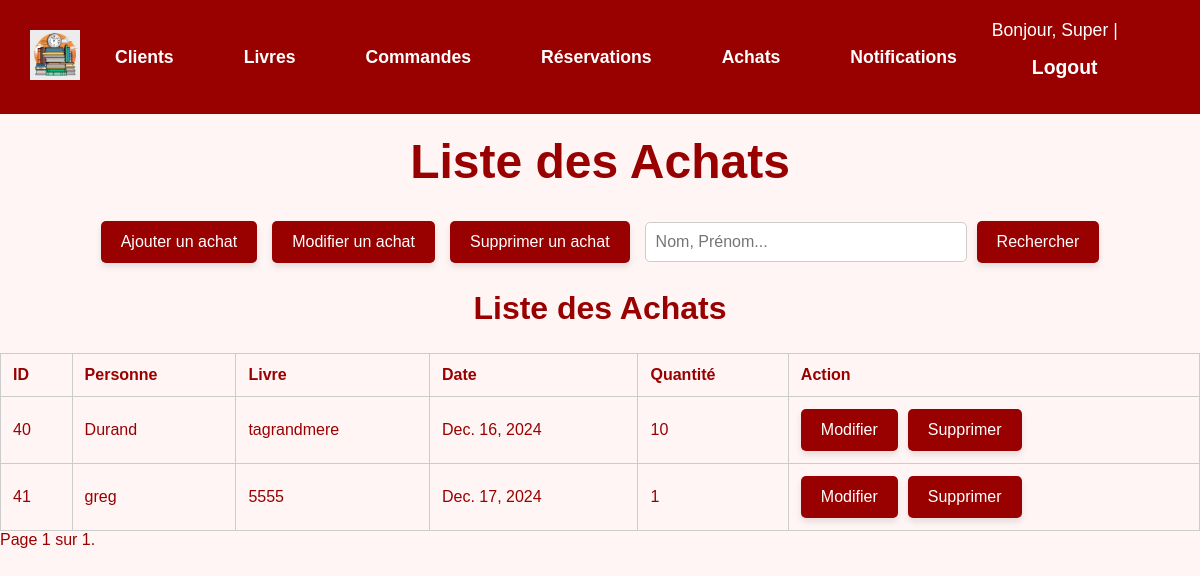
/achats/ (signed in), run on an earlier commit of the app's database.
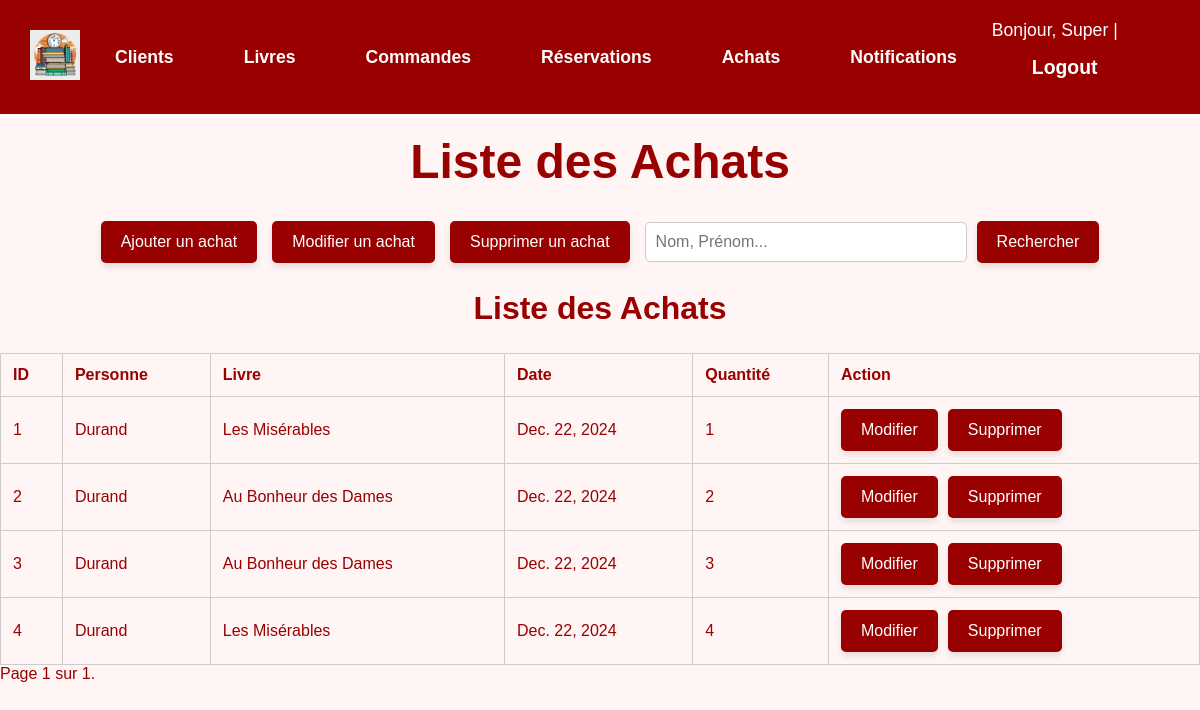
And on a later commit of the database.
### gui/models.py (models this page shows, shortened)
class Personne(AbstractBaseUser, PermissionsMixin):
    nom = models.CharField(max_length=100)
    prenom = models.CharField(max_length=100)
    date_naissance = models.DateField()
    telephone = models.CharField(max_length=15)
    email = models.EmailField(max_length=50, primary_key=True)  # Champ unique pour l'identification
    date_creation = models.DateField(auto_now_add=True)
    solde = models.DecimalField(max_digits=10, decimal_places=2)
    adresse = models.ForeignKey('Adresse', on_delete=models.CASCADE)
    role = models.ForeignKey('Role', on_delete=models.CASCADE)
    is_active = models.BooleanField(default=True)
    is_staff = models.BooleanField(default=False)
    is_superuser = models.BooleanField(default=False)
    objects = PersonneManager()
    USERNAME_FIELD = 'email'  # Utiliser l'email comme identifiant unique
    REQUIRED_FIELDS = ['nom', 'prenom']
    class Meta:
        db_table = 'Personne'
    from decimal import Decimal  # Import pour des calculs précis

class Achat(models.Model):
    personne = models.ForeignKey(Personne, on_delete=models.CASCADE)
    livre = models.ForeignKey(Livre, on_delete=models.CASCADE)
    date_achat = models.DateField(default=datetime.date.today)
    quantite = models.PositiveIntegerField()
    class Meta:
        db_table = 'Achat'

class Livre(models.Model):
    isbn13 = models.CharField(max_length=13, primary_key=True)
    titre = models.CharField(max_length=255)
    type = models.CharField(max_length=50, blank=True, null=True)
    genre_litteraire = models.CharField(max_length=100,blank=True, null=True)
    sous_genre = models.CharField(max_length=100,blank=True, null=True)
    langue = models.CharField(max_length=50,blank=True, null=True)
    format = models.CharField(max_length=50,blank=True, null=True)
    nombre_pages = models.IntegerField(blank=True,null=True)
    dimensions = models.CharField(max_length=50,blank=True,null=True)
    date_parution = models.DateField(blank=True,null=True)
    localisation = models.CharField(max_length=100,blank=True,null=True)
    synopsis = models.TextField(blank=True,null=True)
    prix = models.DecimalField(max_digits=10, decimal_places=2, default=Decimal('0.00'))
    url_reference = models.URLField(blank=True, null=True)
    quantite_disponible = models.PositiveIntegerField()
    quantite_minimale = models.PositiveIntegerField(default=1)
    editeur = models.ForeignKey(Editeur, on_delete=models.CASCADE)
    contributeurs = models.ManyToManyField(Contributeur)
    class Meta:
        db_table = 'Livre'

### gui/views.py (the view)
# urls.py: path('achats/', AchatList.as_view(), name='achats_list'),
class AchatList(StaffRequiredMixin,ListView):
    model = Achat
    template_name = 'gui/lister_achats.html'
    context_object_name = 'achats'
    paginate_by = 10
    def get_queryset(self):
        sort_by = self.request.GET.get('sort_by', 'date_achat')
        order = self.request.GET.get('order', 'asc')
        sort_prefix = '' if order == 'asc' else '-'
        sorting_options = {
            'date': 'date_achat',
            'quantite': 'quantite',
        }
        queryset = super().get_queryset()
        if sort_by in sorting_options:
            queryset = queryset.order_by(f"{sort_prefix}{sorting_options[sort_by]}")
        return queryset

### gui/views.py (called while the page is built)
    def test_func(self):
        return self.request.user.is_staff

### templates/gui/lister_achats.html (shortened to what this page needs)
<!DOCTYPE html>
<html lang="fr">
<head>
</head>
<body>
    {% include 'gui/navbar.html' %}
    <h1 style="color: #990000; text-align: center; font-size: 3em; margin-top: 20px;">Liste des Achats</h1>
    <div class="action-bar">
        <a href="/achats/create/" class="button">Ajouter un achat</a>
        <a href="/achats/saisir_achat_ID/" class="button">Modifier un achat</a>
        <a href="{% url 'achats_delete' %}" class="button">Supprimer un achat</a>
        <form method="GET" action="{% url 'achats_research' %}" style="display: inline-flex; align-items: center; gap: 10px;">
            <input type="text" id="search" name="search" placeholder="Nom, Prénom..." value="{{ request.GET.search }}">
            <button type="submit" class="button">Rechercher</button>
        </form>
    </div>
    <h2 style="text-align: center; font-size: 2em; color: #990000;">Liste des Achats</h2>
    <table>
        <thead>
            <tr>
                <th><a href="?sort_by=id&order={% if request.GET.order == 'asc' %}desc{% else %}asc{% endif %}">ID</a></th>
                <th><a href="?sort_by=personne&order={% if request.GET.order == 'asc' %}desc{% else %}asc{% endif %}">Personne</a></th>
                <th><a href="?sort_by=livre&order={% if request.GET.order == 'asc' %}desc{% else %}asc{% endif %}">Livre</a></th>
                <th><a href="?sort_by=date_achat&order={% if request.GET.order == 'asc' %}desc{% else %}asc{% endif %}">Date</a></th>
                <th><a href="?sort_by=quantite&order={% if request.GET.order == 'asc' %}desc{% else %}asc{% endif %}">Quantité</a></th>
                <th>Action</th>
            </tr>
        </thead>
        <tbody>
            {% for achat in object_list %}
            <tr>
                <td>{{ achat.id }}</td>
                <td>{{ achat.personne.nom }}</td>
                <td>{{ achat.livre.titre }}</td>
                <td>{{ achat.date_achat }}</td>
                <td>{{ achat.quantite }}</td>
                <td>
                    <div class="action-buttons">
                        <a href="{% url 'achats_update' achat.id %}" class="btn-warning">Modifier</a>
                        <form method="POST" action="{% url 'achats_with_ID_delete' achat.id %}" style="display:inline;">
                            <button type="submit" class="btn-danger">Supprimer</button>
                        </form>
                    </div>
                </td>
            </tr>
            {% empty %}
            <tr class="empty-message">
                <td colspan="6">Aucun achat en cours.</td>
            </tr>
            {% endfor %}
        </tbody>
    </table>
    <div class="pagination">
        <span class="step-links">
            <span class="current">
                Page {{ page_obj.number }} sur {{ page_obj.paginator.num_pages }}.
            </span>
        </span>
    </div>
</body>
</html>

### templates/gui/navbar.html (shortened to what this page needs)
{% load static %}
<header>
    <a href="{% url 'homepage' %}">
        <img src="{% static 'images/logo_mdd.webp' %}" alt="Logo" class="logo">
    </a>
    <nav class="navbar">
        <a href="{% url 'personnes_list' %}" class="nav-button">Clients</a>
        <a href="{% url 'livres_list' %}" class="nav-button">Livres</a>
        <a href="{% url 'commandes_list' %}" class="nav-button">Commandes</a>
        <a href="{% url 'reservations_list' %}" class="nav-button">Réservations</a>
        <a href="{% url 'achats_list' %}" class="nav-button">Achats</a>
        <a href="{% url 'notifications_list' %}" class="nav-button">Notifications</a>
    </nav>
    <div class="user-info">
        {% if user.is_authenticated %}
            Bonjour, {{ user.prenom }} | <a href="{% url 'logout' %}" class="nav-button">Logout</a>
        {% else %}
            <a href="{% url 'login' %}" class="nav-button">Login</a>
        {% endif %}
    </div>
</header>

### templates/gui/lister_achats.html (style rules this page uses)
body { font-family: Arial, sans-serif; background-color: #fff5f5; color: #990000; margin: 0; }
.navbar { display: flex; justify-content: center; background-color: #cc0000; padding: 10px 0; }
.action-bar { display: flex; justify-content: center; align-items: center; gap: 15px; margin: 20px 0; }
.action-bar a, .action-bar button { background-color: #990000; color: white; padding: 12px 20px; font-size: 1em; text-decoration: none; border: none; border-radius: 5px; cursor: pointer; box-shadow: 0 4px 6px rgba(0, 0, 0, 0.1); transition: background-color 0.3s, transform 0.2s; }
input[type="text"] { padding: 10px; font-size: 1em; border: 1px solid #ccc; border-radius: 5px; width: 300px; }
table { width: 100%; border-collapse: collapse; margin-top: 20px; }
th, td { padding: 12px; text-align: left; border: 1px solid #ccc; }
th a { color: #990000; text-decoration: none; }
.action-buttons { display: flex; justify-content: flex-start; gap: 10px; align-items: center; }
.action-buttons button, .action-buttons a { background-color: #990000; color: white; padding: 12px 20px; font-size: 1em; text-decoration: none; border: none; border-radius: 5px; cursor: pointer; box-shadow: 0 4px 6px rgba(0, 0, 0, 0.1); transition: background-color 0.3s, transform 0.2s; }
.btn-warning { background-color: #FF9800; }
.btn-danger { background-color: #f44336; }

### templates/gui/navbar.html (style rules this page uses)
header { display: flex; flex-direction: row; justify-content: space-between; align-items: center; padding: 20px 30px; background-color: #990000; color: white; }
.logo { height: 50px; }
.user-info { font-size: 1.1em; }
.user-info a { color: white; text-decoration: none; margin-left: 15px; font-weight: bold; }
.navbar { display: flex; justify-content: center; width: 100%; margin: 0; background-color: #990000; }
.nav-button { background-color: #990000; color: white; padding: 15px 25px; text-decoration: none; text-align: center; font-size: 1.1em; margin: 0 10px; border: none; display: inline-block; font-weight: bold; transition: background-color 0.3s, transform 0.2s ease-in-out; }

What changed in the data, as far as the page shows it:
removed Achat: id "40", personne.nom "Durand", livre.titre "tagrandmere", date_achat "Dec. 16, 2024", quantite "10"
removed Achat: id "41", personne.nom "greg", livre.titre "5555", date_achat "Dec. 17, 2024", quantite "1"
added Achat: id "1", personne.nom "Durand", livre.titre "Les Misérables", date_achat "Dec. 22, 2024", quantite "1"
added Achat: id "2", personne.nom "Durand", livre.titre "Au Bonheur des Dames", date_achat "Dec. 22, 2024", quantite "2"
added Achat: id "3", personne.nom "Durand", livre.titre "Au Bonheur des Dames", date_achat "Dec. 22, 2024", quantite "3"
added Achat: id "4", personne.nom "Durand", livre.titre "Les Misérables", date_achat "Dec. 22, 2024", quantite "4"
